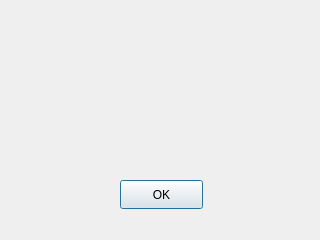
<?xml version="1.0" encoding="UTF-8"?>
<ui version="4.0">
 <class>MessageToUserWindow</class>
 <widget class="QDialog" name="MessageToUserWindow">
  <property name="geometry">
   <rect>
    <x>0</x>
    <y>0</y>
    <width>320</width>
    <height>240</height>
   </rect>
  </property>
  <property name="windowTitle">
   <string>Dialog</string>
  </property>
  <widget class="QLabel" name="textMessage">
   <property name="geometry">
    <rect>
     <x>40</x>
     <y>79</y>
     <width>221</width>
     <height>51</height>
    </rect>
   </property>
   <property name="text">
    <string/>
   </property>
  </widget>
  <widget class="QPushButton" name="okButton">
   <property name="geometry">
    <rect>
     <x>120</x>
     <y>180</y>
     <width>83</width>
     <height>29</height>
    </rect>
   </property>
   <property name="text">
    <string>OK</string>
   </property>
  </widget>
 </widget>
 <resources/>
 <connections/>
</ui>
